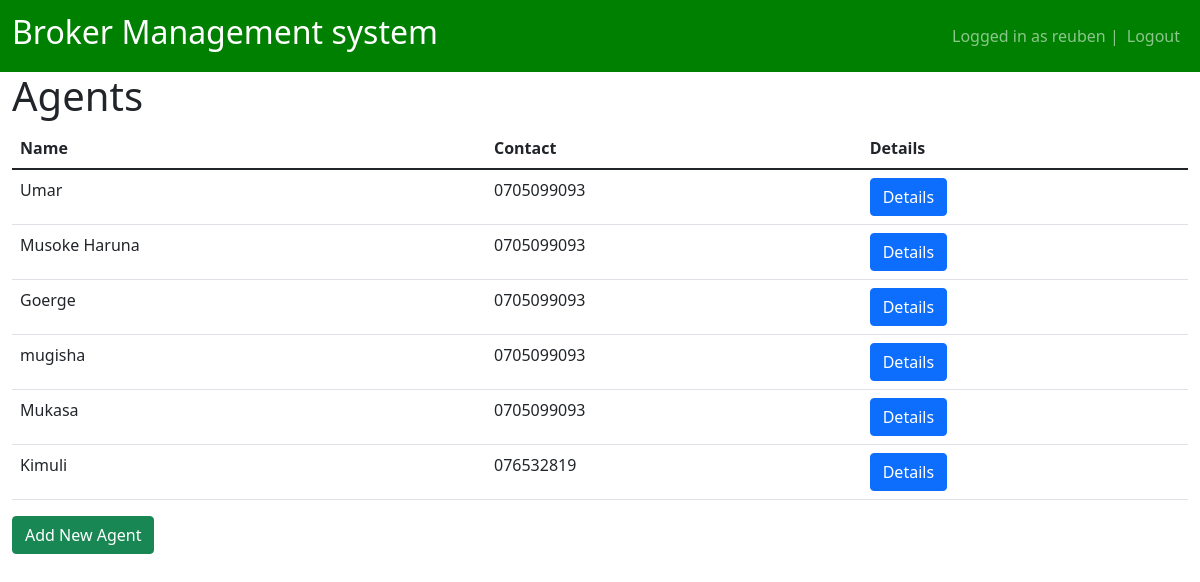
The app's page /agents (signed in), older data.
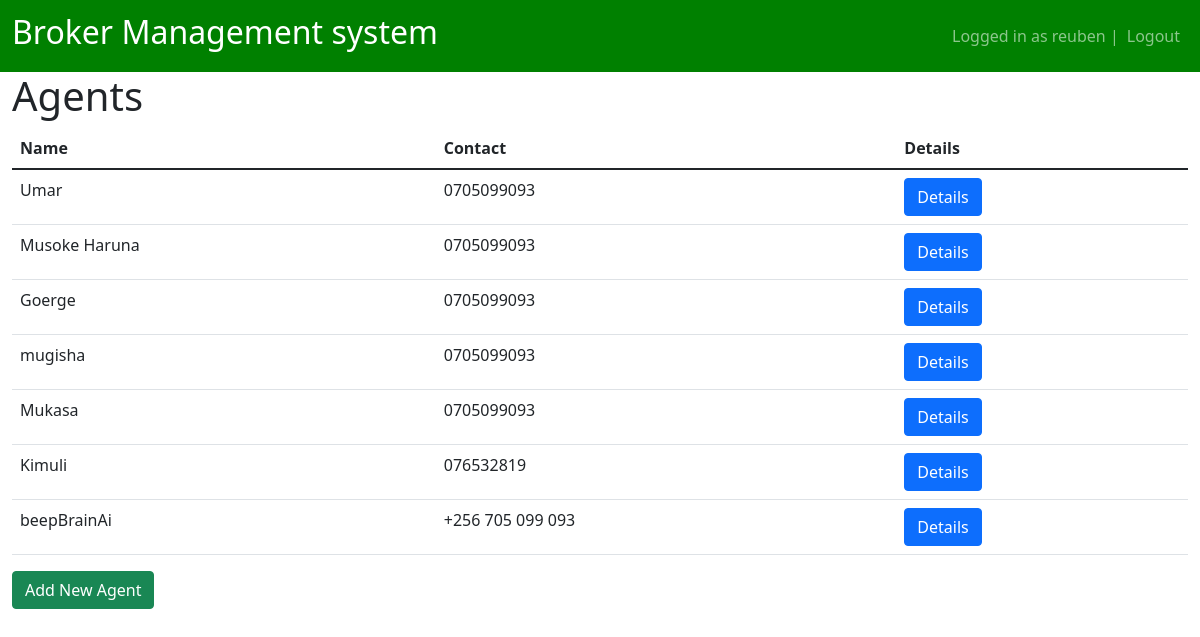
The same page, newer data.
### main/models.py (models this page shows)
class Agent(models.Model):
    name = models.CharField(max_length=45)
    phone = models.CharField(max_length=45)
    created_at = models.DateTimeField(auto_now_add=True)
    updated_at = models.DateTimeField(auto_now=True)
    def __str__(self) -> str:
        return self.name

### main/views.py (the view, shortened to what this page needs)
# urls.py: path('agents', views.agents, name='agents'),
@login_required(login_url="/login")
def agents(request):
    print("agents")
    agents = Agent.objects.all()
    selected_agents = []
    print(agents)
    return render(request, 'main/agent.html',  {"agents": agents})

### main/templates/main/agent.html (shortened to what this page needs)
{% extends 'main/base.html' %} {% block title %}Agents{% endblock %}
{% block content %}
<h1>Agents</h1>
<table class="table">
  <thead>
    <tr>
      <th scope="col">Name</th>
      <th scope="col">Contact</th>
      <th scope="col">Details</th>
    </tr>
  </thead>
  <tbody>
    {% for agent in agents %}
    <tr>
      <td>{{ agent.name }}</td>
      <td>{{ agent.phone }}</td>
      <td>
        <form method="post">
          <button
            type="submit"
            class="btn btn-primary"
            name="get_agent_id"
            value="{{ agent.id }}"
          >
            Details
          </button>
        </form>
      </td>
      {% empty %}
      <div class="pt-5">
        <img src="https://live.staticflickr.com/65535/53391592740_d56e81b830_w.jpg" alt="empty" style="margin-left: 40%;"/>
        <h2 align="center">No Documents</h2>
      </div>
    {% endfor %}
  </tbody>
</table>
<div class="row align-items-end" >
  <form method="post">
    <button
      type="submit"
      class="btn btn-success"
      name="add-agent"
      value="add-agent"
    >
      Add New Agent
    </button>
  </form>
</div>
{% endblock %}

### main/templates/main/base.html (shortened to what this page needs)
<!DOCTYPE html>
<html lang="en">
  <head>
    <link
      href="https://cdn.jsdelivr.net/npm/bootstrap@5.1.3/dist/css/bootstrap.min.css"
      rel="stylesheet"
    />
  </head>
  <body>
    <nav class="navbar navbar-expand-lg navbar-dark" style="background-color: green;" >
      <div class="container-fluid">
        <div>
          <ul class="navbar-nav">
            <a class="navbar-brand" href="/home"><h2>Broker Management system</h2></a>
          </ul>
        </div>
        <div>
          <ul class="navbar-nav">
            {% if user.is_authenticated %}
            <span class="navbar-text">Logged in as {{user.username}} | </span>
            <li class="nav-item">
              <a class="nav-link" href="/logout">Logout</a>
            </li>
            {% else %}
            <li class="nav-item">
              <a class="nav-link" href="/login">Login</a>
            </li>
            {% endif %}
          </ul>
        </div>
      </div>
    </nav>
    <div class="container-fluid ">{% block content %} {% endblock %}</div>
  </body>
</html>

Row changes from the older to the newer data that the page shows:
added Agent: name "beepBrainAi", phone "+256 705 099 093", {{ agent.id }} 15 (drawn)
